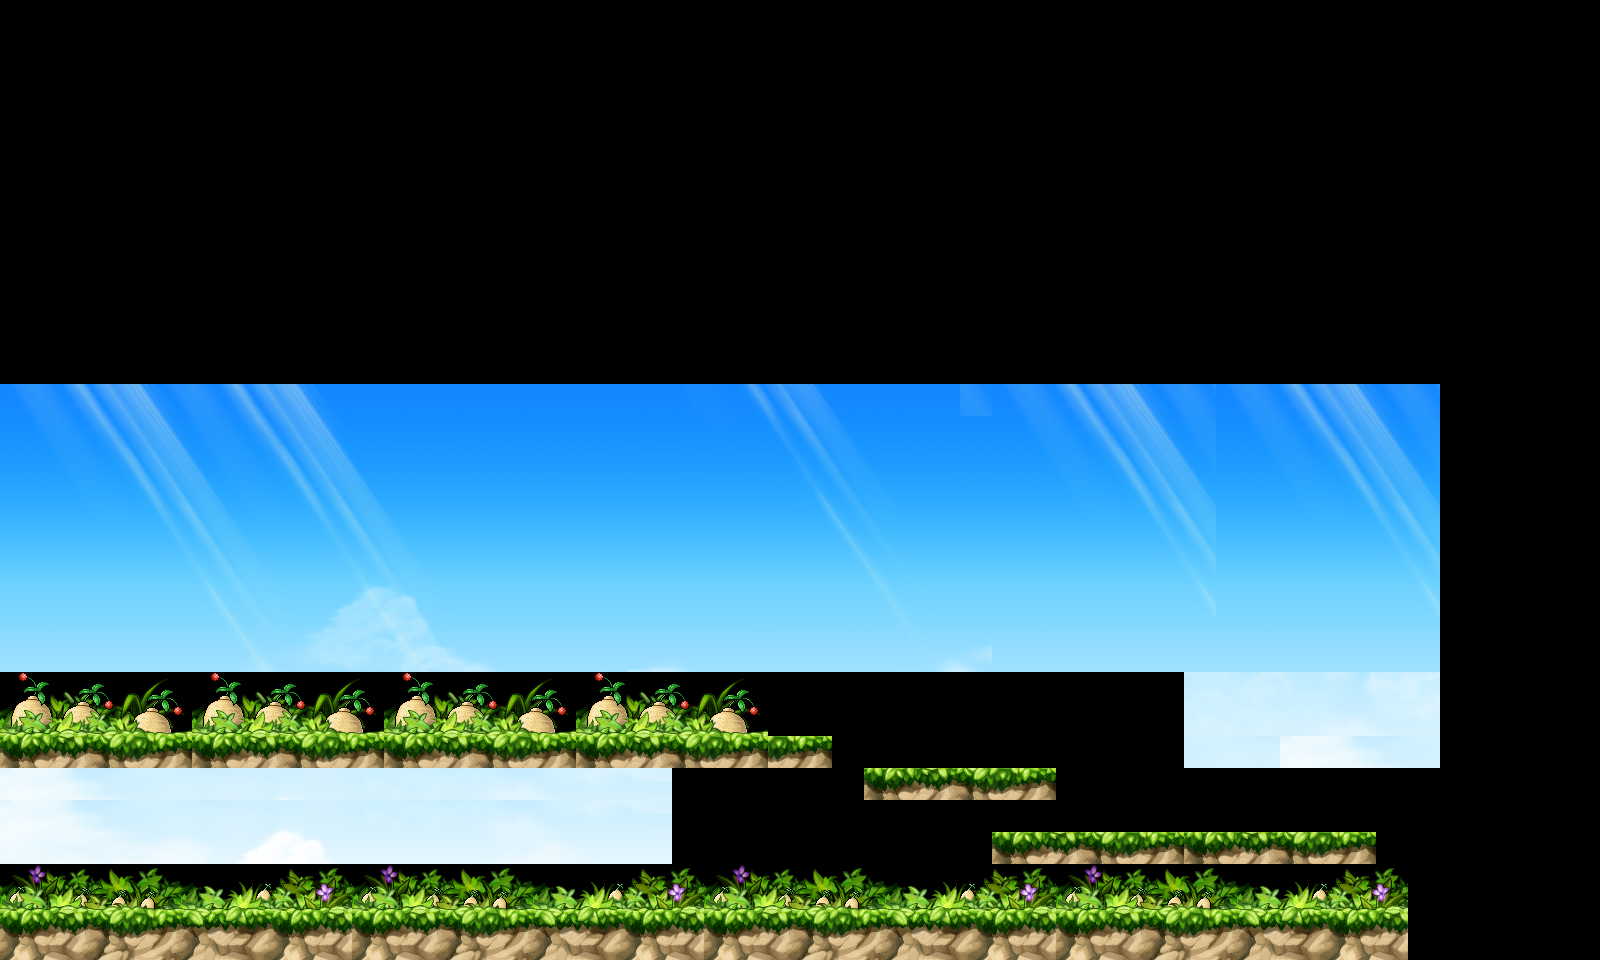

This game map was drawn from its Tiled (.tmx) file and the tilesets committed beside it. A one-line description and the trimmed map source follow:
An orthogonal 50x30 tile map with 32x32 px tiles, 6 tile layers (land, decorate, bg, land2, ...), 3 tilesets and 5 objects (4x yudu, birth).

<map version="1.0" orientation="orthogonal" renderorder="left-down" width="50" height="30" tilewidth="32" tileheight="32" nextobjectid="8">
 <tileset firstgid="1" name="69012316846" tilewidth="32" tileheight="32" tilecount="1280" columns="40">
  <image source="../mapBlock/69012316846.jpg" width="1280" height="1024" />
 </tileset>
 <tileset firstgid="1281" name="2" tilewidth="32" tileheight="32" tilecount="33" columns="11">
  <image source="../mapBlock/2.png" width="360" height="108" />
 </tileset>
 <tileset firstgid="1314" name="6" tilewidth="32" tileheight="32" tilecount="18" columns="6">
  <image source="../mapBlock/6.png" width="216" height="124" />
 </tileset>
 <layer name="land" width="50" height="30">
  <data>[1500 cells, 88 non-empty, 22 distinct tile ids]</data>
 </layer>
 <layer name="decorate" width="50" height="30">
  <data>[1500 cells, 48 non-empty, 12 distinct tile ids]</data>
 </layer>
 <layer name="bg" width="50" height="30">
  <data>[1500 cells, 429 non-empty, 301 distinct tile ids]</data>
 </layer>
 <objectgroup name="hero">
  <object id="1" name="birth" x="96" y="864" width="32" height="32" />
 </objectgroup>
 <layer name="land2" width="50" height="30">
  <data>[1500 cells, 44 non-empty, 6 distinct tile ids]</data>
 </layer>
 <layer name="cloud" width="50" height="30">
  <data>[1500 cells, 63 non-empty, 42 distinct tile ids]</data>
 </layer>
 <layer name="grass" width="50" height="30">
  <data>[1500 cells, 44 non-empty, 11 distinct tile ids]</data>
 </layer>
 <objectgroup name="monster">
  <object id="2" name="yudu" x="928" y="736" width="32" height="32" />
  <object id="3" name="yudu" x="1056" y="800" width="32" height="32" />
  <object id="4" name="yudu" x="544" y="704" width="32" height="32" />
  <object id="5" name="yudu" x="256" y="704" width="32" height="32" />
 </objectgroup>
</map>